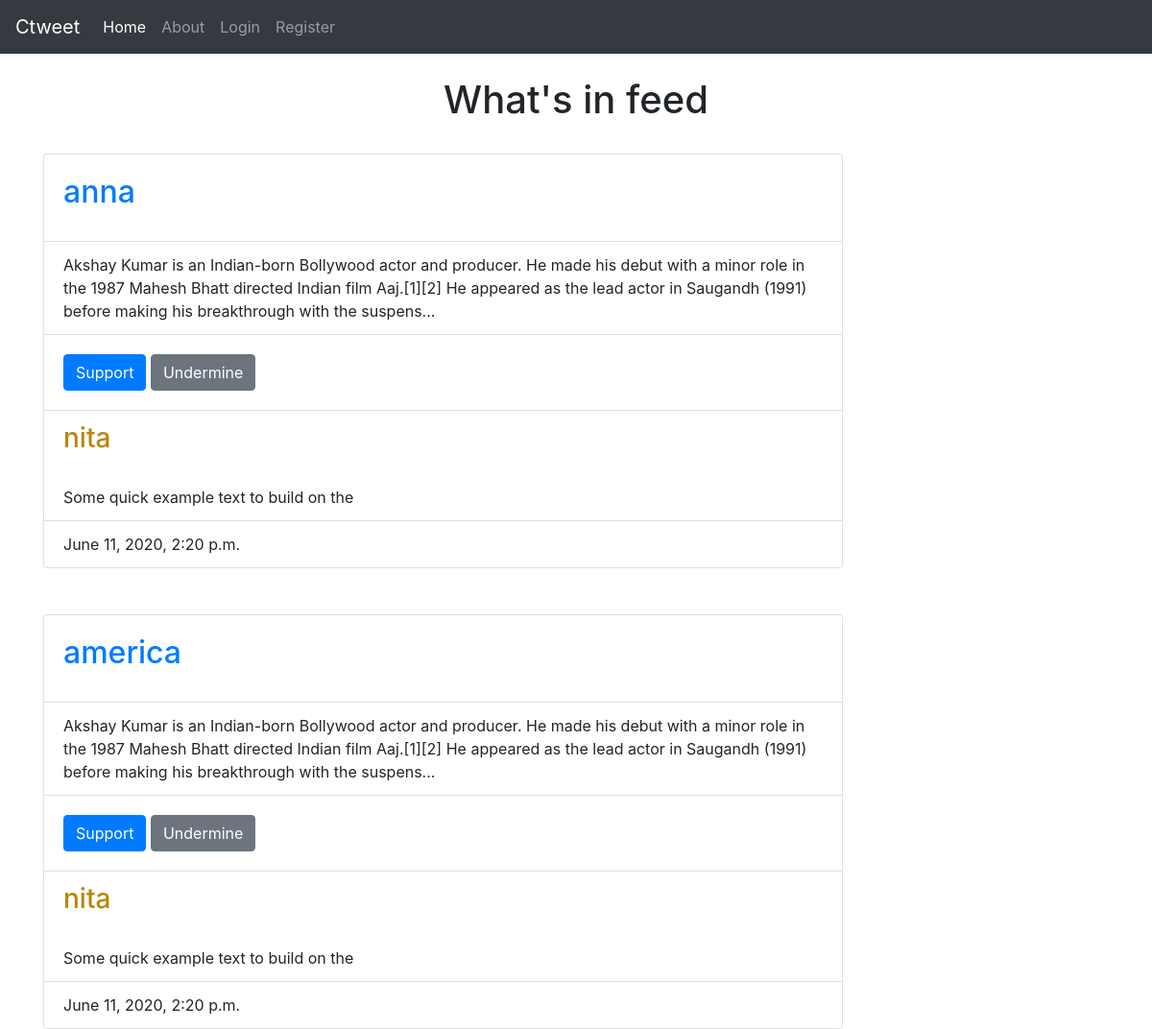
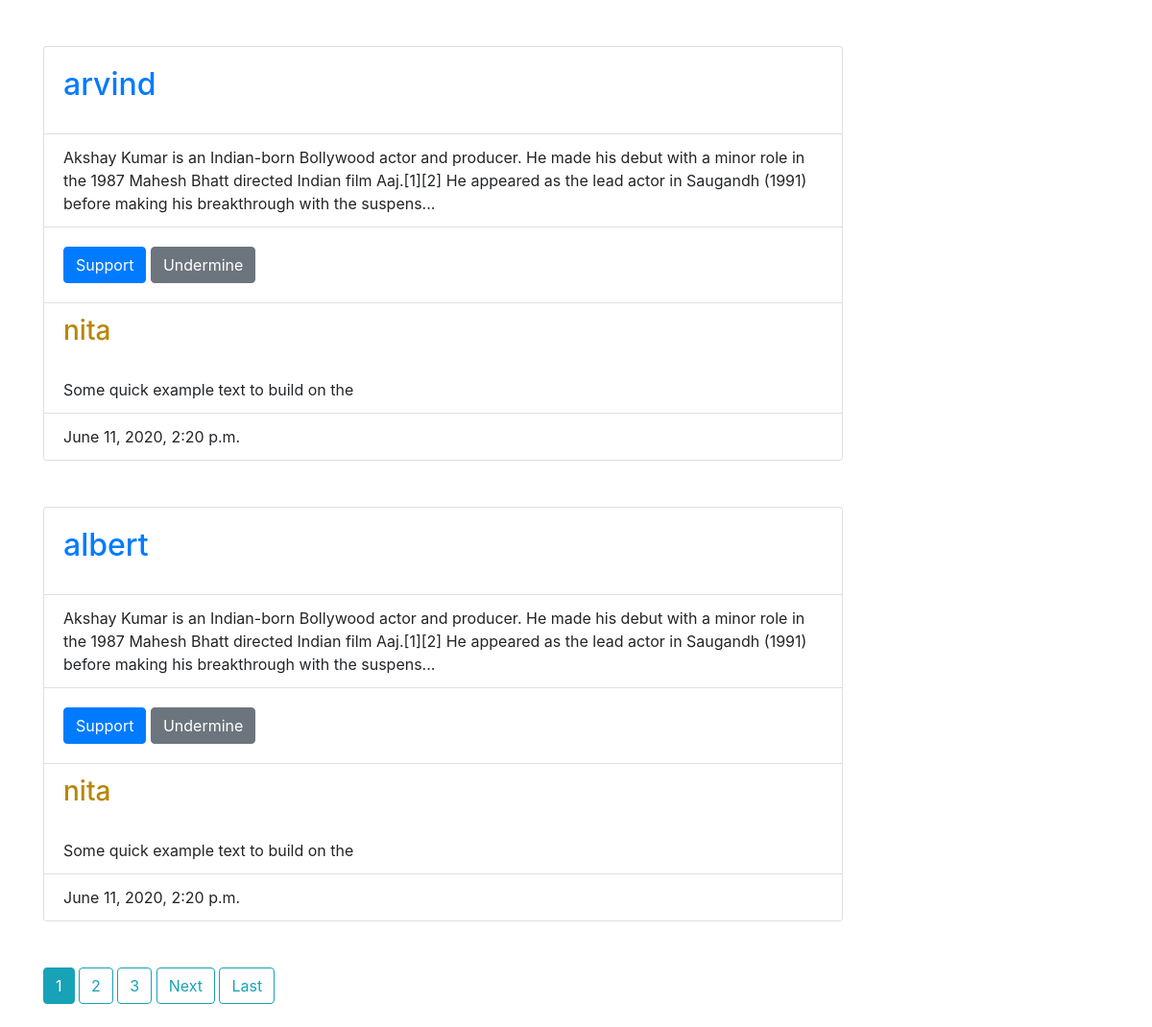
Before: / with the older database file (2 pictures, top to bottom).
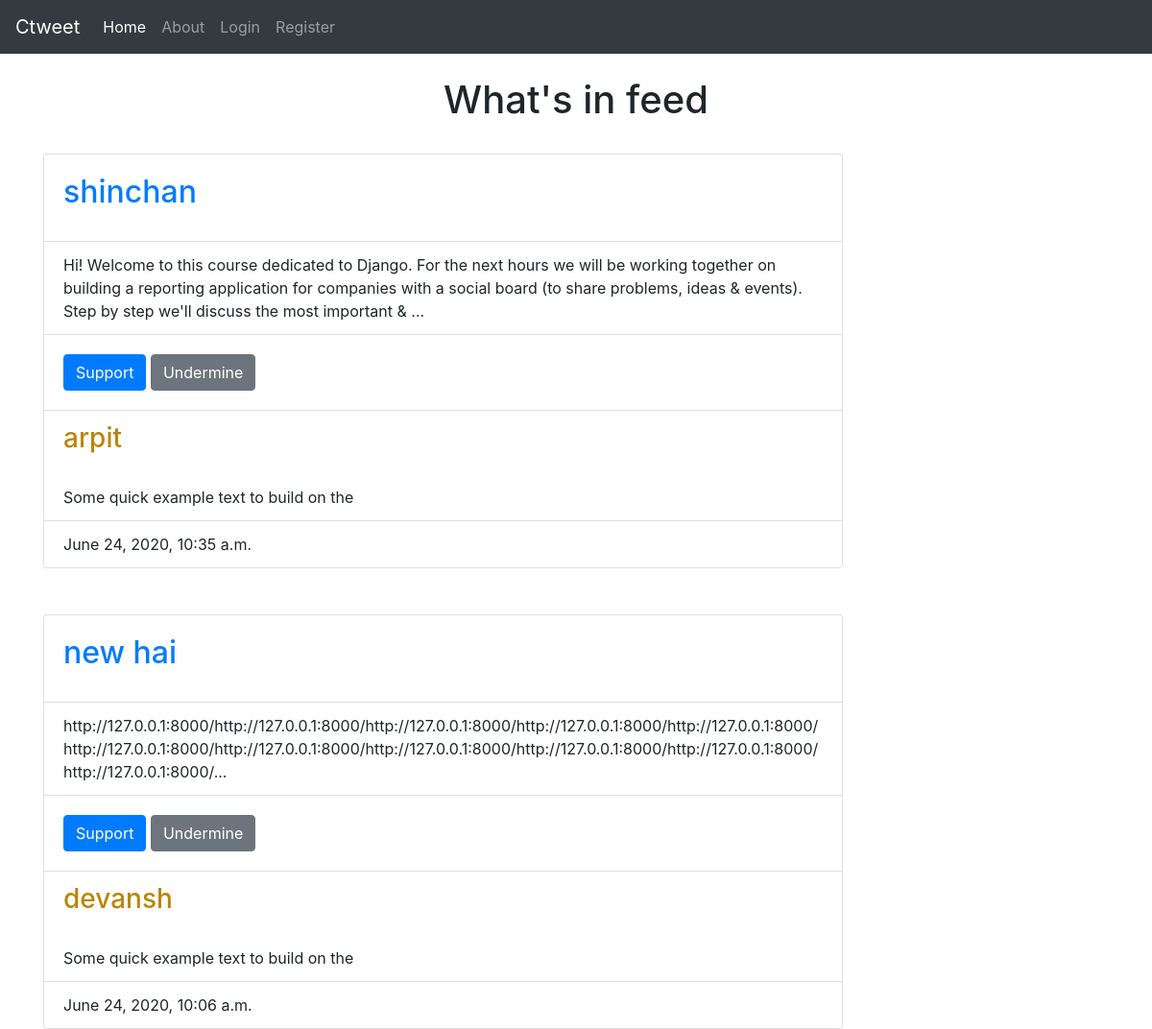
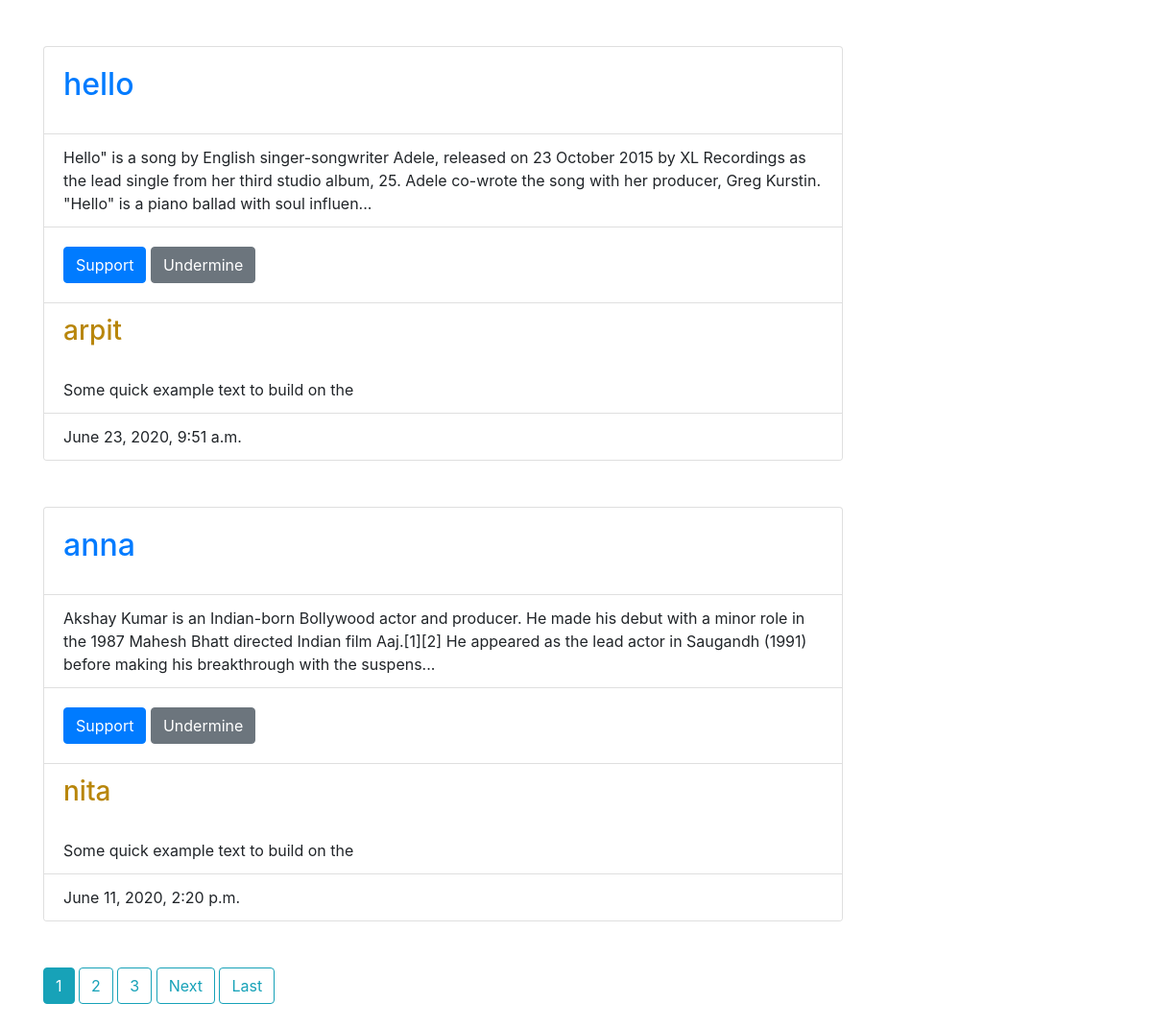
After: the same page with the newer database file (2 pictures, top to bottom).
### blog/models.py (models this page shows, shortened)
class Post(models.Model):
    post_img = models.ImageField(upload_to='media',blank=True,default='deff.jpg')
    title = models.CharField(max_length=100)
    content = models.TextField()
    date_posted = models.DateTimeField(default=timezone.now)
    support = models.ManyToManyField(User , related_name='support',blank=True,through=PostLike )
    author = models.ForeignKey(User , on_delete=models.CASCADE,related_name='author')
    timestamp = models.DateTimeField(auto_now_add=True)
    def snippet(self):
        return self.content[:250] + "..."

### blog/views.py (the view)
# urls.py: path('', PostListView.as_view(),name='BlogHome'),
class PostListView(ListView):
    model = Post
    template_name = 'blog/home.html'  #<app>/<model>_<name>.html
    context_object_name = 'posts'
    ordering = ['-date_posted']
    paginate_by = 4 #it means number of posts per page in home page

### blog/templates/blog/home.html (shortened to what this page needs)
{% extends 'blog/base.html' %}
{% block content %}
 <br><h1 style="text-align: center;">What's in feed</h1><br>
    {% for post in posts %}
    <div class="card w-75">
        <div class="card-body">
          <h2 class="card-title"><a href='{% url 'PostDetail' post.id %}' >{{post.title}} </a></h2>
        </div>
        <ul class="list-group list-group-flush">
          <li class="list-group-item">{{post.snippet}}</li>
        </ul>
          <div class="card-body">
            <button type="submit" name="support_it" value="{{post.id}}" class="btn btn-primary">Support</button>
            <button type="submit" name="support_it" value="{{post.id}}" class="btn btn-secondary">Undermine</button>
          </div>
          <ul class="list-group list-group-flush">
          <li class="list-group-item"><a href="{% url 'user-posts' post.author.username %}"><h3 style="color: darkgoldenrod;">{{post.author}}</h3></a>
          <br><p class="card-text">Some quick example text to build on the </p></li>
          <li class="list-group-item">{{post.date_posted}}</li>
        </ul>
      </div><br><br>
    {% endfor %}
    {% if is_paginated %}
    {% for num in page_obj.paginator.page_range %}
      {% if page_obj.number == num %}
        <a class="btn btn-info mb-4" href="?page={{ num }}">{{ num }}</a>
      {% elif num > page_obj.number|add:'-3' and num < page_obj.number|add:'3' %}
        <a class="btn btn-outline-info mb-4" href="?page={{ num }}">{{ num }}</a>
      {% endif %}
    {% endfor %}
    {% if page_obj.has_next %}
    <a class="btn btn-outline-info mb-4" href="?page={{ page_obj.next_page_number }}">Next</a>
    <a class="btn btn-outline-info mb-4" href="?page={{ page_obj.paginator.num_pages }}">Last</a>
    {% endif %}
   {% endif %}
{% endblock %}

### blog/templates/blog/base.html (shortened to what this page needs)
<!DOCTYPE html>
<html lang="en">
<head>
    <link rel="stylesheet" href="https://stackpath.bootstrapcdn.com/bootstrap/4.5.0/css/bootstrap.min.css">
</head>
<body>
    <nav class="navbar navbar-expand-lg navbar-dark bg-dark">
        <a class="navbar-brand" href="#">Ctweet</a>
        <div class="collapse navbar-collapse" id="navbarSupportedContent">
          <ul class="navbar-nav mr-auto">
            <li class="nav-item active">
              <a class="nav-link" href="{% url 'BlogHome' %}">Home <span class="sr-only">(current)</span></a>
            </li>
            <li class="nav-item">
              <a class="nav-link" href="/about">About</a>
            </li>
          {% if user.is_authenticated %}
          <a class="nav-item nav-link" href="/profile">Profile</a>
          <a class="nav-item nav-link" href="{% url 'Post-create' %}">Create Post</a>
          <a class="nav-item nav-link" href="/logout">Logout</a>
          {% else %}
            <a class="nav-item nav-link" href="/login">Login</a>
            <a class="nav-item nav-link" href="/register">Register</a>
          {% endif %}
</ul>
    </div>
      </nav>
    <div class="container">
        {% block content %}{% endblock %}
    </div>
</body>
</html>

Changed rows visible on the page:
no longer on this page (row edited): Post: title "america", snippet "Akshay Kumar is an Indian-born Bollywood actor and producer. He made his debut with a minor role in the 1987 Mahesh Bhatt directed Indian film Aaj.[1][2] He appeared as the lead actor in Saugandh (1991) before making his breakthrough with the suspens...", {{ post.id }} 12 (drawn), author "nita", date_posted "June 11, 2020, 2:20 p.m."
no longer on this page (row edited): Post: title "arvind", snippet "Akshay Kumar is an Indian-born Bollywood actor and producer. He made his debut with a minor role in the 1987 Mahesh Bhatt directed Indian film Aaj.[1][2] He appeared as the lead actor in Saugandh (1991) before making his breakthrough with the suspens...", {{ post.id }} 11 (drawn), author "nita", date_posted "June 11, 2020, 2:20 p.m."
no longer on this page (row edited): Post: title "albert", snippet "Akshay Kumar is an Indian-born Bollywood actor and producer. He made his debut with a minor role in the 1987 Mahesh Bhatt directed Indian film Aaj.[1][2] He appeared as the lead actor in Saugandh (1991) before making his breakthrough with the suspens...", {{ post.id }} 10 (drawn), author "nita", date_posted "June 11, 2020, 2:20 p.m."
added Post: title "shinchan", snippet "Hi! Welcome to this course dedicated to Django. For the next hours we will be working together on building a reporting application for companies with a social board (to share problems, ideas & events). Step by step we'll discuss the most important & ...", {{ post.id }} 18 (drawn), author "arpit", date_posted "June 24, 2020, 10:35 a.m."
added Post: title "new hai", snippet "http://127.0.0.1:8000/http://127.0.0.1:8000/http://127.0.0.1:8000/http://127.0.0.1:8000/http://127.0.0.1:8000/http://127.0.0.1:8000/http://127.0.0.1:8000/http://127.0.0.1:8000/http://127.0.0.1:8000/http://127.0.0.1:8000/http://127.0.0.1:8000/...", {{ post.id }} 17 (drawn), author "devansh", date_posted "June 24, 2020, 10:06 a.m."
added Post: title "hello", snippet "Hello\" is a song by English singer-songwriter Adele, released on 23 October 2015 by XL Recordings as the lead single from her third studio album, 25. Adele co-wrote the song with her producer, Greg Kurstin. \"Hello\" is a piano ballad with soul influen...", {{ post.id }} 16 (drawn), author "arpit", date_posted "June 23, 2020, 9:51 a.m."
